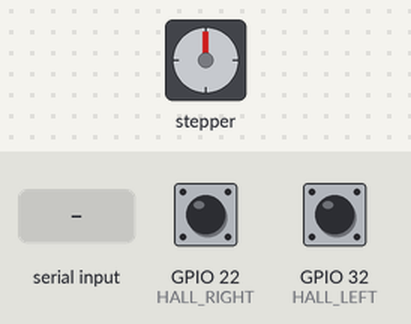
Bench run of a sketch on a simulated ESP32. Parts: stepper motor. Wiring (inferred from the names in the program): stepper motor driver (200 steps per turn assumed): step GPIO 14; direction GPIO 27. The test bench sets the inputs (shaded band); at power-on: GPIO 22 (HALL_RIGHT) HIGH, GPIO 32 (HALL_LEFT) HIGH. What the sketch prints to the serial monitor is not drawn.

Above: at 1.2 s.
1.3 s: "90,45\n" received over Serial
At 1.75 s:
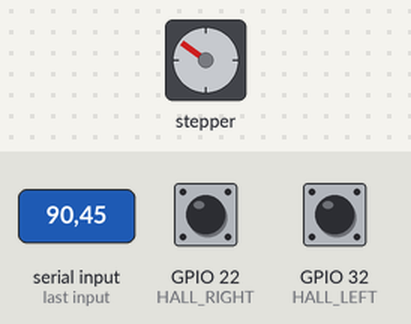
At 2.35 s:
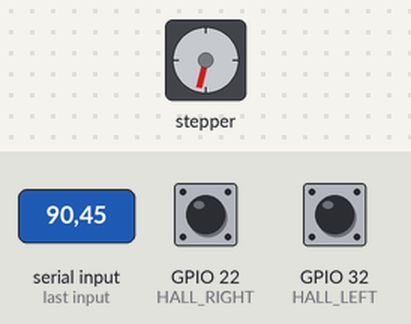
4.3 s: GPIO 22 (HALL_RIGHT) pulled LOW for 0.15 s
At 4.45 s:
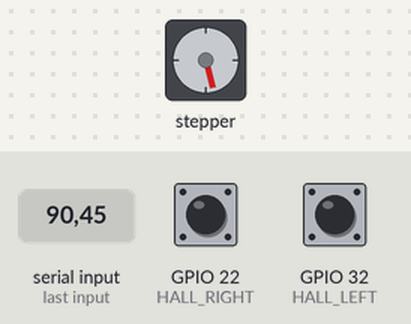
Timing chart, 0 to 22.4 s (numbered marks = the images above; inputs shaded):
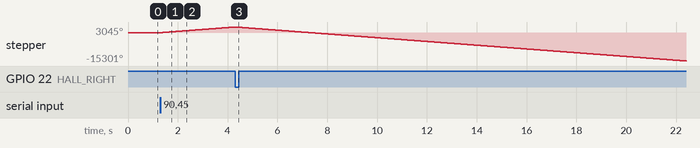

The sketch:

ZIGZAG_MOTOR_CONTROLLER.ino
```cpp
/*
===============================================================================
            ZIGZAG MOTOR CONTROLLER — FINAL VERSION
                    Armed-Sensor Model
                    Acceleration-Based Cosine S-Curve
                    Proportional Reversal with Resonance Floor
===============================================================================

WHAT THIS CODE DOES
-------------------------------------------------------------------------------
Drives a stepper motor back-and-forth between two end sensors.

  • ESP32
  • TB6600 stepper driver
  • NEMA stepper motor
  • Two Hall-effect end sensors (LEFT and RIGHT)

Motion cycle:

      [LEFT sensor]  <---- carriage ---->  [RIGHT sensor]

  → carriage cruises toward an end at user speed
  → sensor at that end trips
  → motor smoothly DECELERATES to a "reversal speed" (NOT zero)
  → DIR pin flips WHILE STILL PULSING
  → motor smoothly ACCELERATES back up to cruise speed
  → carriage moves to the other end
  → repeat forever

User types a speed in Hz on Serial Monitor.
Type 0 to smoothly stop.


===============================================================================
THREE KEY DESIGN DECISIONS
-------------------------------------------------------------------------------

1) ARMED-SENSOR MODEL
   ---------------------------------------------------------------------------
   At any moment, exactly ONE sensor is "armed" — the one at the FAR end.

       Moving CW  (→ RIGHT)  →  RIGHT sensor armed
       Moving CCW (→ LEFT )  →  LEFT  sensor armed

   The instant a sensor trips, we flag a reversal AND swap the armed sensor.
   The just-tripped sensor is now disarmed — the carriage can sit on its
   magnet without re-triggering. No debouncing, no spike rejection,
   no timed lockouts. Physics does the work.


2) ACCELERATION-BASED COSINE S-CURVE
   ---------------------------------------------------------------------------
   Tuning knob: ACCEL_HZ_PER_SEC (units: Hz per second = steps/s²)

   Ramp duration is DERIVED from the speed delta:

       duration = Δspeed / acceleration

   This means acceleration FORCE on the mechanics is constant regardless
   of target speed — the right thing for belts, leadscrews, bearings.

       500 Hz target  →  500 / 8000  = 62 ms ramp
       4000 Hz target →  4000 / 8000 = 500 ms ramp

   Within each ramp, a cosine curve shapes the speed-vs-time profile:

       p     = elapsed / duration               (0.0 → 1.0)
       shape = 0.5 × (1 − cos(π × p))           (0 → 1, zero slope at ends)
       speed = from + (to − from) × shape

   Cosine has ZERO slope at both endpoints — perfectly smooth handoff
   in and out of every ramp (no jerk = no missed steps).


3) PROPORTIONAL REVERSAL WITH RESONANCE FLOOR
   ---------------------------------------------------------------------------
   The S-curve's job at reversal is NOT to stop the motor.
   It's to CUSHION the direction change so the motor doesn't jerk.

   Stopping at 0 Hz drags the motor through its resonance band
   (~0–300 Hz on NEMA17) where it vibrates and slips. So we don't go there.

   Instead, reversal speed scales with cruise speed:

       reversalHz = cruise × (100 − REVERSAL_PERCENT) / 100

       cruise 2000 →  20% bleed  →  flip DIR at 1600 Hz
       cruise 1000 →  20% bleed  →  flip DIR at  800 Hz

   But at very low cruise speeds, 20% bleed would put us inside the
   resonance band. So we clamp:

       if (reversalHz < REVERSAL_FLOOR_HZ) reversalHz = REVERSAL_FLOOR_HZ

   The motor flips DIR while still pulsing above resonance, then ramps
   back up to cruise. No vibration, no slip, no audible jerk.


===============================================================================
WIRING
-------------------------------------------------------------------------------

  ESP32 GPIO14  ───►  TB6600 PUL+
  ESP32 GPIO27  ───►  TB6600 DIR+

  ESP32 GND     ───►  TB6600 PUL-
  ESP32 GND     ───►  TB6600 DIR-      ← make this connection SOLID.
                                          A loose DIR- causes phantom
                                          direction flips that look like
                                          software bugs (lessons learned).

  Hall LEFT  OUT  ───►  ESP32 GPIO32
  Hall RIGHT OUT  ───►  ESP32 GPIO22
  Hall VCC        ───►  3.3V
  Hall GND        ───►  GND

  TB6600 ENA:  leave disconnected (driver enabled by default)

CRITICAL: ESP32 GND and TB6600 GND must share a common ground.


===============================================================================
SERIAL MONITOR
-------------------------------------------------------------------------------

  Baud: 115200

  Type a speed in Hz and press ENTER:

      400     gentle
      1000    medium
      2500    fast
      4500    very fast

  Type 0 to smoothly stop.

===============================================================================
*/


// ============================================================================
// PIN DEFINITIONS
// ============================================================================

#define PIN_STEP    14    // STEP pulse pin — one pulse = one microstep
#define PIN_DIR     27    // DIRECTION pin — HIGH=CW, LOW=CCW

#define HALL_LEFT   32    // Left  end sensor (active LOW)
#define HALL_RIGHT  22    // Right end sensor (active LOW)


// ============================================================================
// TUNING KNOBS
// ============================================================================

// ---- ACCELERATION ----------------------------------------------------------
// Constant acceleration rate in Hz per second (i.e. steps/s²).
// Defines how aggressively the motor changes speed.
//
//   2000   →  very gentle      (heavy carriages, fragile mechanics)
//   8000   →  balanced default
//   20000  →  aggressive       (light loads, snappy response)
//
#define ACCEL_HZ_PER_SEC   4000

// ---- REVERSAL DEPTH --------------------------------------------------------
// How much of cruise speed to bleed off before flipping DIR.
//
//   10  →  small cushion, fast reversal but harder on motor
//   20  →  balanced default
//   40  →  large cushion, very smooth but slow reversal
//
#define REVERSAL_PERCENT   20

// ---- RESONANCE FLOOR -------------------------------------------------------
// Minimum speed at which we'll ever flip DIR or start/stop the motor.
// Stays above the motor's resonance/cogging band.
//
//   300   →  good for most NEMA17 (8-step microstepping)
//   500   →  safer if the motor still vibrates at startup
//   700+  →  for stubborn high-inertia setups
//
#define REVERSAL_FLOOR_HZ  600


// ============================================================================
// INTERNAL CONSTANTS (rarely need changing)
// ============================================================================

// STEP pulse width in microseconds. TB6600 needs ~2 us minimum; 5–15 is safe.
#define PULSE_US        10

// Settle delay after toggling DIR pin (microseconds).
// Lets the TB6600 register the new direction before the next STEP.
// Short because we flip DIR while spinning — long delay() would stall pulses.
#define DIR_SETTLE_US   500

// How often the ramp engine recomputes currentSpeed (ms).
#define RAMP_UPDATE_MS  5


// ============================================================================
// SENSOR ARMING
// ============================================================================
//
// Identifies which end-stop is currently "live". The other is ignored.
//
enum ArmedSensor { ARM_LEFT, ARM_RIGHT };


// ============================================================================
// STATE
// ============================================================================

// User-commanded target cruise speed (Hz). Updated by Serial input.
float  targetSpeedUser = 0;

// Live speed used to time STEP pulses (Hz).
float  currentSpeed    = 0;

// Microseconds between STEP pulses. Derived from currentSpeed each ramp tick.
float  stepIntervalUs  = 999999;

// Direction state.
//   true  = CW  (DIR HIGH)
//   false = CCW (DIR LOW)
bool   direction       = true;

// True while ramping DOWN toward a sensor-triggered direction reversal.
// Cleared once the reversal completes.
bool   reversing       = false;

// Which end sensor is currently watching for an end-of-travel hit.
ArmedSensor armed      = ARM_RIGHT;     // boot in CW → expect RIGHT trip first

// Cosine ramp bookkeeping — set by beginRamp(), consumed by handleRamp().
float         rampFromHz     = 0;       // speed at start of current ramp
float         rampToHz       = 0;       // target speed of current ramp
unsigned long rampStartTime  = 0;       // millis() when this ramp began
unsigned long rampDurationMs = 0;       // computed from speed delta / accel
bool          ramping        = false;   // true while a ramp is in progress

// STEP pulse timing.
unsigned long lastStepTime = 0;

// Ramp engine update timing.
unsigned long lastRampTime = 0;

// Serial input buffer.
String inputText = "";


// ============================================================================
// SETUP
// ============================================================================

void setup()
{
    Serial.begin(115200);

    // Motor pins
    pinMode(PIN_STEP, OUTPUT);
    pinMode(PIN_DIR,  OUTPUT);
    digitalWrite(PIN_STEP, LOW);
    digitalWrite(PIN_DIR,  HIGH);          // boot in CW

    // Sensors — idle HIGH via internal pull-up, LOW when magnet detected
    pinMode(HALL_LEFT,  INPUT_PULLUP);
    pinMode(HALL_RIGHT, INPUT_PULLUP);

    Serial.println();
    Serial.println("===========================================");
    Serial.println(" Zigzag Controller — Final");
    Serial.print  (" Accel        : ");
    Serial.print  (ACCEL_HZ_PER_SEC);
    Serial.println(" Hz/s");
    Serial.print  (" Reversal     : ");
    Serial.print  (REVERSAL_PERCENT);
    Serial.println("% bleed");
    Serial.print  (" Floor        : ");
    Serial.print  (REVERSAL_FLOOR_HZ);
    Serial.println(" Hz");
    Serial.println(" Enter speed in Hz   (0 = stop)");
    Serial.println("===========================================");
    Serial.println();
}


// ============================================================================
// MAIN LOOP
// ============================================================================
//
// Four cooperative non-blocking tasks. No delay() in the hot path.
//
void loop()
{
    readSerial();      // accept new speed commands
    handleRamp();      // advance currentSpeed along the cosine curve
    stepPulse();       // emit STEP pulses at the right rate
    checkSensors();    // watch the armed end-stop
}


// ============================================================================
// COMPUTE REVERSAL SPEED FROM CRUISE SPEED
// ============================================================================
//
// Implements the proportional-with-floor rule:
//
//   reversal = max(cruise × (100 − REVERSAL_PERCENT)% , REVERSAL_FLOOR_HZ)
//
// Examples (REVERSAL_PERCENT=20, FLOOR=400):
//
//   cruise 3000  →  2400 Hz  (proportional)
//   cruise 1000  →   800 Hz  (proportional)
//   cruise  500  →   400 Hz  (clamped to floor)
//   cruise  300  →   300 Hz  (already below floor — no bleed at all)
//
float computeReversalHz(float cruise)
{
    float rev = cruise * (100.0f - REVERSAL_PERCENT) / 100.0f;

    if (rev < REVERSAL_FLOOR_HZ) rev = REVERSAL_FLOOR_HZ;
    if (rev > cruise)            rev = cruise;     // edge case: cruise ≤ floor

    return rev;
}


// ============================================================================
// START A NEW RAMP toward a target Hz
// ============================================================================
//
// Called whenever we want the motor's speed to change:
//
//   • user typed a new speed         → beginRamp(targetSpeedUser)
//   • user typed 0 (stop)            → beginRamp(0)
//   • sensor tripped                 → beginRamp(reversalHz)  with reversing=true
//   • reversal completed             → beginRamp(targetSpeedUser)
//
// Cold-start handling:
//   If we're stationary (currentSpeed≈0) and asked to go to a non-zero
//   target, we instantly jump to REVERSAL_FLOOR_HZ first. This skips the
//   resonance band the same way a reversal does — the motor never tries
//   to run below the floor (except during a final stop, handled below).
//
void beginRamp(float toHz)
{
    // Clamp non-zero targets to the resonance floor
    if (toHz > 0 && toHz < REVERSAL_FLOOR_HZ) toHz = REVERSAL_FLOOR_HZ;

    // Jump-start out of the resonance zone if currently stationary
    if (currentSpeed < 1 && toHz > 0)
    {
        currentSpeed = REVERSAL_FLOOR_HZ;
        rampFromHz   = REVERSAL_FLOOR_HZ;
    }
    else
    {
        rampFromHz = currentSpeed;
    }

    rampToHz      = toHz;
    rampStartTime = millis();

    // duration = |Δspeed| / acceleration
    float delta    = fabsf(rampToHz - rampFromHz);
    rampDurationMs = (unsigned long)(delta * 1000.0f / ACCEL_HZ_PER_SEC);
    if (rampDurationMs < 1) rampDurationMs = 1;

    ramping = (delta > 0.5f);
}


// ============================================================================
// SERIAL INPUT
// ============================================================================
//
// Build a line one character at a time. ENTER commits it.
// Negative values → 0 (stop).
//
// If a reversal is in progress, the new target is stored but not acted on
// immediately — the reversal will pick it up automatically when complete.
//
void readSerial()
{
    while (Serial.available())
    {
        char c = Serial.read();

        if (c == '\n' || c == '\r')
        {
            inputText.trim();

            if (inputText.length() > 0)
            {
                float v = inputText.toFloat();
                targetSpeedUser = (v < 0) ? 0 : v;

                if (!reversing)
                {
                    beginRamp(targetSpeedUser);
                }

                Serial.print("Target: ");
                Serial.print (targetSpeedUser);
                Serial.println(" Hz");
            }

            inputText = "";
        }
        else
        {
            inputText += c;
        }
    }
}


// ============================================================================
// RAMP ENGINE — cosine S-curve interpolation
// ============================================================================
//
// Each tick (every RAMP_UPDATE_MS ms):
//   • If a ramp is active, advance currentSpeed along the cosine curve
//   • Snap to 0 when decelerating to a stop and we cross the floor
//   • When a reversal-decel ramp finishes, flip DIR and start the accel ramp
//   • Refresh stepIntervalUs from the new currentSpeed
//
void handleRamp()
{
    if (millis() - lastRampTime < RAMP_UPDATE_MS) return;
    lastRampTime = millis();

    // ---- ACTIVE RAMP ------------------------------------------------------
    if (ramping)
    {
        unsigned long elapsed = millis() - rampStartTime;

        if (elapsed >= rampDurationMs)
        {
            currentSpeed = rampToHz;
            ramping = false;
        }
        else
        {
            float p     = (float)elapsed / (float)rampDurationMs;
            float shape = 0.5f * (1.0f - cosf(PI * p));
            float v     = rampFromHz + (rampToHz - rampFromHz) * shape;

            // User-initiated stop: snap to 0 once we drop below the floor.
            // Avoids dragging the motor through the resonance band at stop.
            if (rampToHz <= 0 && v < REVERSAL_FLOOR_HZ)
            {
                currentSpeed = 0;
                ramping = false;
            }
            else
            {
                currentSpeed = v;
            }
        }
    }

    // ---- REVERSAL HANDOFF -------------------------------------------------
    // Decel ramp finished — currentSpeed is now at the reversal speed,
    // safely above resonance. Flip DIR while still pulsing, swap the
    // armed sensor, then kick off the accel ramp back up to cruise.
    if (reversing && !ramping)
    {
        direction = !direction;
        digitalWrite(PIN_DIR, direction ? HIGH : LOW);
        delayMicroseconds(DIR_SETTLE_US);   // brief settle; pulses keep flowing

        armed     = direction ? ARM_RIGHT : ARM_LEFT;
        reversing = false;

        Serial.println(direction ? "-> CW" : "<- CCW");

        if (targetSpeedUser > 0)
        {
            beginRamp(targetSpeedUser);
        }
    }

    // ---- STEP INTERVAL ----------------------------------------------------
    stepIntervalUs = (currentSpeed < 1) ? 999999 : (1000000.0f / currentSpeed);
}


// ============================================================================
// STEP PULSE GENERATOR (non-blocking)
// ============================================================================
//
//   1000 Hz  →  1000 us between pulses
//   2000 Hz  →   500 us between pulses
//   5000 Hz  →   200 us between pulses
//
void stepPulse()
{
    if (currentSpeed <= 0) return;

    unsigned long now = micros();
    if (now - lastStepTime >= stepIntervalUs)
    {
        lastStepTime = now;
        digitalWrite(PIN_STEP, HIGH);
        delayMicroseconds(PULSE_US);
        digitalWrite(PIN_STEP, LOW);
    }
}


// ============================================================================
// SENSOR CHECK — armed-sensor model
// ============================================================================
//
//   • Only the armed sensor is checked.
//   • On trip, begin a decel ramp toward the proportional reversal speed
//     (not zero) and raise the reversing flag.
//   • handleRamp() finishes the reversal (flip DIR, swap armed sensor,
//     ramp back up).
//   • While reversing == true, this function is muted — the just-tripped
//     magnet can't double-trigger us.
//
void checkSensors()
{
    if (reversing) return;
    if (currentSpeed <= 0) return;       // nothing to trip on if stopped

    if (armed == ARM_LEFT && digitalRead(HALL_LEFT) == LOW)
    {
        reversing = true;
        beginRamp(computeReversalHz(currentSpeed));
        Serial.print("LEFT trip → reversal at ");
        Serial.print (rampToHz);
        Serial.println(" Hz");
    }
    else if (armed == ARM_RIGHT && digitalRead(HALL_RIGHT) == LOW)
    {
        reversing = true;
        beginRamp(computeReversalHz(currentSpeed));
        Serial.print("RIGHT trip → reversal at ");
        Serial.print (rampToHz);
        Serial.println(" Hz");
    }
}
```

Measured:
- after the input at 1.3 s, stepper: keeps turning clockwise at about 1016°/s, starting at once
